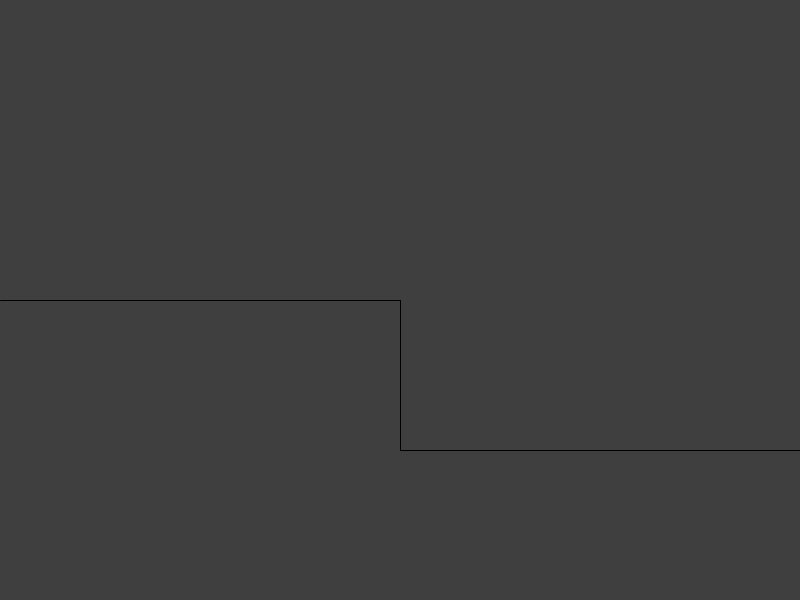
Frame 1 (no input)
Frame 60 (the mouse pressed at the canvas centre just before this capture): identical to frame 1, image omitted
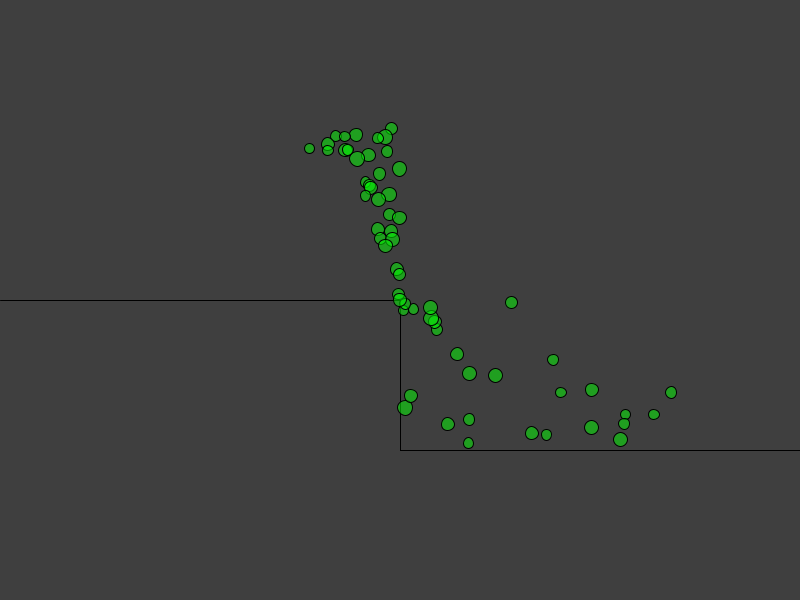
Frame 120 (the mouse held since frame 60 and released just before this capture)

The Processing sketch that drew these frames (run headless with seeded random() and noise(); from frame 60 on, the mouse is pressed at the canvas centre):

// Processing sketch: Particle_System
// ── Particle_System.pde
ArrayList<ball> balls = new ArrayList<ball>();
int maxBalls=250;
void setup() {
  size(800, 600);
  colorMode(HSB, 360, 100, 100, 100);
  background(0, 0, 25, 100);
}
void draw() {
  background(0, 0, 25, 100);
  line(0, height/2, width/2, height/2);
  line(width/2, height/2, width/2, 3*height/4);
  line(width/2, 3*height/4, width, 3*height/4);
  if (mousePressed) {
    if (balls.size () <= maxBalls) {
      balls.add(new ball());
    } else {
      balls.remove(0);
    }
  }
  for (int i=0; i < balls.size (); i++) {
    ball thisone = balls.get(i);
    thisone.display();
    thisone.move();
    thisone.bounce();
    thisone.flee();
    //    for (int j=0; j < balls.size (); j++) {
    //      if (i!=j) {
    //        thisone.bounceballs(balls.get(j));
    //      }
    //    }
  }
}


// ── Ball_Class.pde
class ball {
  PVector loc, vel, acc;
  float sz;

  ball() {
    sz = random(10, 15);
    loc = new PVector(mouseX, mouseY);
    vel = new PVector(random(-2, 2), random(1));
    acc = new PVector(0, .1);
  }
  ball(float sz_, float speed_) {

    sz = sz_;
    loc = new PVector(random(sz/2, width-sz/2), random(sz/2, height-sz/2));
    vel = PVector.random2D();
    vel.mult(speed_);
    acc = new PVector(0, 0);
  }
  void display() {
    fill(frameCount%360, 100, 100, mouseY*.1667);
    ellipse(loc.x, loc.y, sz, sz);
  }

  void move() {
    vel.add(acc);
    loc.add(vel);
  }

  void bounce() {
    //bouce off of floor
    if (loc.y+sz/2>height) {
      loc.y = height-sz/2;
      vel.y=-abs(vel.y);
    }
    //bounce left platform
    if (loc.y+sz/2>height/2 && loc.x < width/2) {
      loc.y = height/2-sz/2;
      vel.y=-abs(vel.y);
    }
    //bounce right platform
    if (loc.y+sz/2>3*height/4 && loc.x > width/2) {
      loc.y = 3*height/4-sz/2;
      vel.y=-abs(vel.y);
    }
    //bounce ceiling
    if (loc.y-sz/2<0) {
      vel.y=abs(vel.y);
    }
    //bounce right wall
    if (loc.x+sz/2>width) {
      vel.x=-abs(vel.x);
    }
    //bounce left wall
    if (loc.x-sz/2<0) {
      vel.x=abs(vel.x);
    }
    //bounce middle wall
    if (loc.x-sz/2<width/2 && loc.y > height/2 && loc.y < 3*height/4) {
      vel.x=abs(vel.x);
    }
  }
  void bounceballs(ball others) {
    if (loc.dist(others.loc) < sz/2 + others.sz/2) {
      vel = PVector.sub(loc, others.loc);
      vel.normalize();
      vel.setMag(1);
    }
  }
  void flee() {
    PVector mouse = new PVector(mouseX, mouseY);
    if (loc.dist(mouse) < 50) {
      vel = PVector.sub(loc, mouse);
      vel.normalize();
      vel.setMag(5);
      print(mouse.x, mouse.y);
    }
    println(mouse.x, mouse.y);
  }
}
